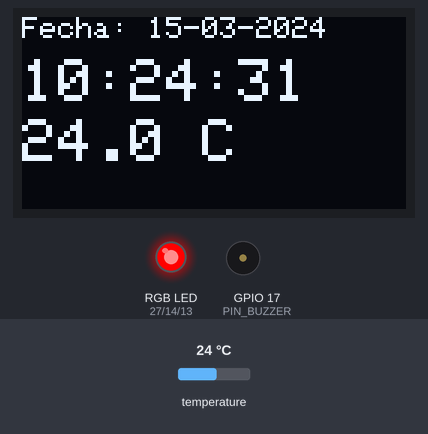
A sketch run on a simulated ESP32. Parts: 128×64 one-colour display, an RGB LED mixed from three pins (HIGH = lit), buzzer (waves = sounding, pin HIGH). Inputs (shaded band) come from the test bench; at power-on: temperature 24 °C. WiFi joins after 1.5 s; servers stay silent unless stated; the local clock reads 2024-03-15 10:24:30 at power-on unless the sketch sets it; storage starts empty; no MQTT or app messages arrive unless stated; what the sketch prints to the serial monitor is not drawn.

Above: at 1.6 s.
1.7 s: temperature set to 34.2 °C
At 6.7 s:
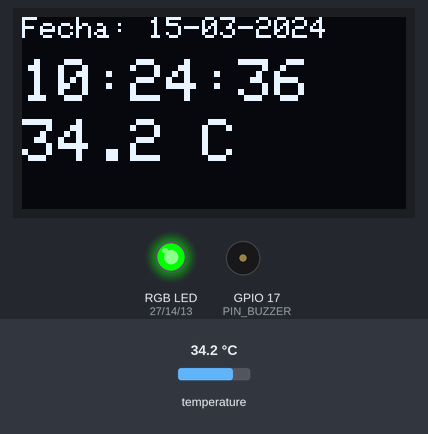
7.9 s: temperature set to 35.4 °C
At 11.8 s:
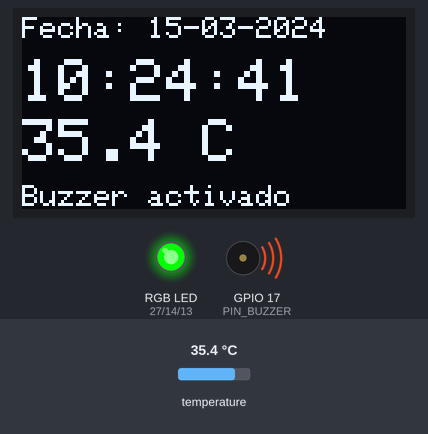
14.5 s: temperature set to 33.4 °C
At 16.8 s:
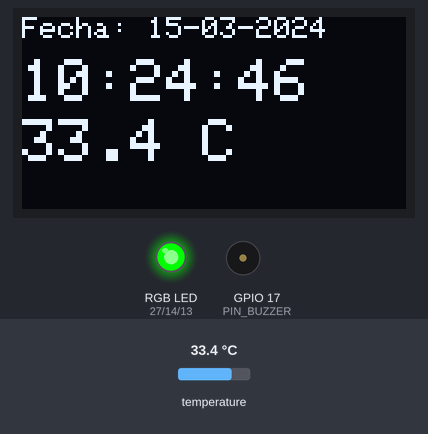
20.7 s: temperature set to 12 °C
At 21.8 s:
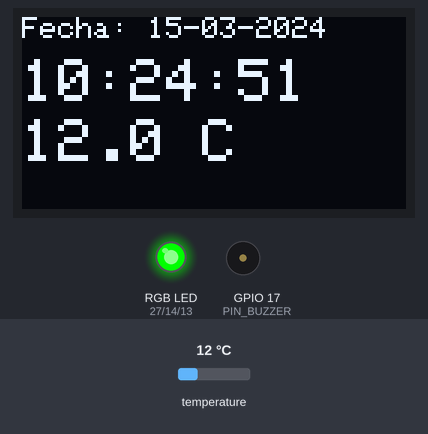
Timing chart, 0 to 23.7 s (numbered marks = the images above; inputs shaded):
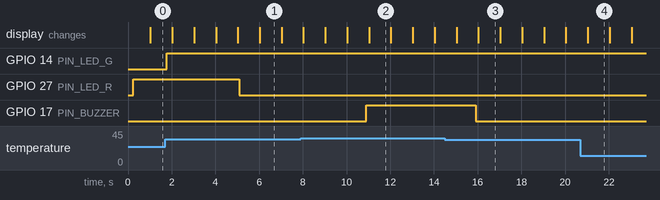

Measured:
- the behaviour switches between 34.9 and 35 °C on temperature (found by bisection; images 1 and 2)
- the behaviour switches between 34.1 and 34 °C on temperature (found by bisection; images 2 and 3)
- after the input at 7.9 s, GPIO 17 (PIN_BUZZER): LOW → HIGH after 3.0 s; the display: first differs from a run without the input after 3.1 s (image 2)
- after the input at 14.5 s, GPIO 17 (PIN_BUZZER): HIGH → LOW after 1.4 s; the display: first differs from a run without the input after 1.5 s (image 3)
- what the display in image 1 shows lasts 1.0 s, from 6.0 s to 7.0 s

The sketch:

proyecto_esp32_mqtt.ino
```cpp
/*
  Proyecto: Datalogger ESP32 + MQTT + microSD (sin delay, todo por millis)

  Librerías necesarias (Administrador de bibliotecas):
    - PubSubClient            (Nick O'Leary)
    - ArduinoJson             (Benoit Blanchon, versión 7.x)
    - RTClib                  (Adafruit)
    - OneWire                 (Paul Stoffregen)
    - DallasTemperature       (Miles Burton)
    - Adafruit SSD1306        (+ Adafruit GFX Library, se instala como dependencia)
  SD, SPI, Wire y WiFi ya vienen con el core de ESP32.

  Placa en Arduino IDE: "ESP32 Dev Module"
*/

#include <Arduino.h>
#include <WiFi.h>
#include <PubSubClient.h>
#include <Wire.h>
#include <SPI.h>
#include <SD.h>
#include <RTClib.h>
#include <OneWire.h>
#include <DallasTemperature.h>
#include <Adafruit_GFX.h>
#include <Adafruit_SSD1306.h>
#include <ArduinoJson.h>
#include <time.h>

// ======================================================================
//                         CONFIGURACIÓN DEL USUARIO
// ======================================================================
// --- Wi-Fi (usar hotspot del celular) ---
const char* WIFI_SSID = "";
const char* WIFI_PASS = "";

// --- MQTT ---
const char*    MQTT_BROKER = "broker.hivemq.com";   // broker público de pruebas
const uint16_t MQTT_PUERTO = 1883;
const char*    MQTT_TOPIC  = ""; // <-- cambia: NúmeroDeCuenta_Nombre

// --- Actuador: se activa por temperatura ---
const float UMBRAL_ACTIVACION_C = 35.0;  // el buzzer suena a partir de este valor
const float HISTERESIS_C        = 1.0;   // se apaga cuando baja de (umbral - histéresis)

// --- Hora ---
const bool  USAR_NTP_PARA_AJUSTAR_RTC = true;   // ajusta el RTC una vez con internet
const long  ZONA_HORARIA_SEG          = -6 * 3600; // Colima: UTC-6

// --- Pines ---
const uint8_t PIN_I2C_SDA   = 21;  // OLED + RTC DS1307
const uint8_t PIN_I2C_SCL   = 22;
const uint8_t PIN_DS18B20   = 4;
const uint8_t PIN_SD_CS     = 32;  // microSD con pines SPI personalizados (según tu PCB)
const uint8_t PIN_SD_SCK    = 33;
const uint8_t PIN_SD_MOSI   = 25;
const uint8_t PIN_SD_MISO   = 26;
const uint8_t PIN_BUZZER    = 17;
const uint8_t PIN_LED_R     = 27;
const uint8_t PIN_LED_G     = 14;
const uint8_t PIN_LED_B     = 13;
const bool    LED_ANODO_COMUN = false;  // true si tu LED RGB es de ánodo común

// --- Pantalla OLED I2C ---
const uint8_t OLED_DIR   = 0x3C;
const uint8_t OLED_ANCHO = 128;
const uint8_t OLED_ALTO  = 64;

// --- Intervalos (ms) ---
const uint32_t INTERVALO_SENSOR_MS   = 5000;
const uint32_t INTERVALO_SD_MS       = 10000;
const uint32_t INTERVALO_MQTT_MS     = 5000;
const uint32_t INTERVALO_PANTALLA_MS = 1000;

const size_t JSON_BUF = 512;

// ======================================================================
//                         DATOS COMPARTIDOS
// ======================================================================
struct EventoActuador {
  bool valido = false;
  char fecha[11] = "";   // DD-MM-YYYY
  char hora[9]   = "";   // HH:MM:SS
};

struct DatosSistema {
  float temperatura = 0.0;
  bool  tempValida  = false;
  bool  actuadorActivo = false;
  EventoActuador ultimaActivacion;
  EventoActuador ultimaDesactivacion;
  bool wifiOk = false;
  bool mqttOk = false;
  bool sdOk   = false;
};

DatosSistema datos;

SPIClass spiSD(VSPI);   // bus SPI con pines personalizados para la microSD

// ======================================================================
//                         CLASE: Temporizador
// ======================================================================
class Temporizador {
 public:
  Temporizador(uint32_t intervaloMs, bool disparoInmediato = false)
      : _intervalo(intervaloMs), _ultimo(0), _primera(disparoInmediato) {}

  bool vencio() {
    uint32_t ahora = millis();
    if (_primera) { _primera = false; _ultimo = ahora; return true; }
    if (ahora - _ultimo >= _intervalo) { _ultimo = ahora; return true; }
    return false;
  }
  void reiniciar() { _ultimo = millis(); _primera = false; }

 private:
  uint32_t _intervalo;
  uint32_t _ultimo;
  bool _primera;
};

// ======================================================================
//                         CLASE: RelojRTC (DS1307)
// ======================================================================
class RelojRTC {
 public:
  RelojRTC() : _tNtp(1000) {}

  bool iniciar() {
    if (!_rtc.begin()) return false;
    if (!_rtc.isrunning()) {
      _rtc.adjust(DateTime(F(__DATE__), F(__TIME__)));  // hora de compilación
    }
    return true;
  }

  DateTime ahora() { return _rtc.now(); }

  static void fecha(const DateTime& d, char* b) {   // b >= 11 bytes
    snprintf(b, 11, "%02d-%02d-%04d", d.day(), d.month(), d.year());
  }
  static void hora(const DateTime& d, char* b) {    // b >= 9 bytes
    snprintf(b, 9, "%02d:%02d:%02d", d.hour(), d.minute(), d.second());
  }
  static void nombreArchivo(const DateTime& d, char* b, size_t tam) {
    snprintf(b, tam, "/%04d_%02d_%02d.json", d.year(), d.month(), d.day());
  }

  // Ajusta el RTC una sola vez con NTP cuando hay internet (no bloqueante)
  void tarea_ntp(bool wifiOk) {
    if (!USAR_NTP_PARA_AJUSTAR_RTC || _sincronizado || !wifiOk) return;
    if (!_ntpIniciado) {
      configTime(ZONA_HORARIA_SEG, 0, "pool.ntp.org", "time.google.com");
      _ntpIniciado = true;
      _tNtp.reiniciar();
      return;
    }
    if (!_tNtp.vencio()) return;
    time_t t = time(nullptr);
    if (t > 1700000000) {  // ya sincronizó
      struct tm info;
      localtime_r(&t, &info);
      _rtc.adjust(DateTime(info.tm_year + 1900, info.tm_mon + 1, info.tm_mday,
                           info.tm_hour, info.tm_min, info.tm_sec));
      _sincronizado = true;
      Serial.println("[RTC] Hora ajustada con NTP");
    }
  }

 private:
  RTC_DS1307 _rtc;
  Temporizador _tNtp;
  bool _ntpIniciado = false;
  bool _sincronizado = false;
};

// ======================================================================
//                         CLASE: PaqueteJSON
// ======================================================================
class PaqueteJSON {
 public:
  static size_t construir(const DateTime& n, char* salida, size_t tam) {
    JsonDocument doc;
    char f[11], h[9];
    RelojRTC::fecha(n, f);
    RelojRTC::hora(n, h);

    doc["fecha"] = f;
    doc["hora"]  = h;

    JsonObject sensor = doc["sensor"].to<JsonObject>();
    sensor["tipo"]   = "DS18B20";
    sensor["unidad"] = "C";
    if (datos.tempValida) sensor["valor"] = roundf(datos.temperatura * 100.0f) / 100.0f;
    else                  sensor["valor"] = nullptr;

    JsonObject act = doc["actuador"].to<JsonObject>();
    act["nombre"] = "Buzzer";
    act["estado"] = datos.actuadorActivo ? "activado" : "desactivado";
    agregarEvento(act, "activacion",    datos.ultimaActivacion);
    agregarEvento(act, "desactivacion", datos.ultimaDesactivacion);

    return serializeJson(doc, salida, tam);
  }

 private:
  static void agregarEvento(JsonObject act, const char* clave, const EventoActuador& e) {
    if (!e.valido) { act[clave] = nullptr; return; }
    JsonObject o = act[clave].to<JsonObject>();
    o["fecha"] = e.fecha;
    o["hora"]  = e.hora;
  }
};

// ======================================================================
//                         CLASE: SensorTemperatura (DS18B20)
// ======================================================================
class SensorTemperatura {
 public:
  explicit SensorTemperatura(uint8_t pin)
      : _bus(pin), _ds(&_bus), _t(INTERVALO_SENSOR_MS, true) {}

  void iniciar() {
    _ds.begin();
    _ds.setResolution(12);
    _ds.setWaitForConversion(false);  // lectura no bloqueante
  }

  // tarea_sensor: cada 5 s pide la conversión y la lee ~800 ms después
  void tarea_sensor() {
    if (!_esperando) {
      if (_t.vencio()) {
        _ds.requestTemperatures();
        _inicio = millis();
        _esperando = true;
      }
    } else if (millis() - _inicio >= 800) {
      float t = _ds.getTempCByIndex(0);
      _esperando = false;
      if (t == DEVICE_DISCONNECTED_C || t < -55.0f || t > 125.0f) {
        datos.tempValida = false;
        Serial.println("[SENSOR] Lectura invalida (revisa conexion/resistencia 4.7k)");
      } else {
        datos.temperatura = t;
        datos.tempValida = true;
      }
    }
  }

 private:
  OneWire _bus;
  DallasTemperature _ds;
  Temporizador _t;
  uint32_t _inicio = 0;
  bool _esperando = false;
};

// ======================================================================
//                         CLASE: Actuador (buzzer activo)
// ======================================================================
class Actuador {
 public:
  Actuador(uint8_t pin, const char* nombre)
      : _pin(pin), _nombre(nombre), _t(200) {}

  void iniciar() {
    pinMode(_pin, OUTPUT);
    digitalWrite(_pin, LOW);
  }

  const char* nombre() const { return _nombre; }

  // tarea_actu: lógica de activación (umbral + histéresis)
  void tarea_actu() {
    if (!_t.vencio()) return;
    if (!datos.tempValida) return;   // sin lectura válida mantiene el estado

    bool deseado = datos.actuadorActivo;
    if (!datos.actuadorActivo && datos.temperatura >= UMBRAL_ACTIVACION_C) {
      deseado = true;
    } else if (datos.actuadorActivo &&
               datos.temperatura <= (UMBRAL_ACTIVACION_C - HISTERESIS_C)) {
      deseado = false;
    }

    if (deseado != datos.actuadorActivo) {
      datos.actuadorActivo = deseado;
      digitalWrite(_pin, deseado ? HIGH : LOW);
      _cambioPendiente = true;
    }
  }

  // tarea_actuador: registra la hora exacta de activación / desactivación
  void tarea_actuador(RelojRTC& reloj) {
    if (!_cambioPendiente) return;
    _cambioPendiente = false;

    DateTime n = reloj.ahora();
    EventoActuador& ev = datos.actuadorActivo ? datos.ultimaActivacion
                                              : datos.ultimaDesactivacion;
    ev.valido = true;
    RelojRTC::fecha(n, ev.fecha);
    RelojRTC::hora(n, ev.hora);

    Serial.printf("[ACTUADOR] %s %s el %s a las %s\n", _nombre,
                  datos.actuadorActivo ? "activado" : "desactivado", ev.fecha, ev.hora);
  }

 private:
  uint8_t _pin;
  const char* _nombre;
  Temporizador _t;
  bool _cambioPendiente = false;
};

// ======================================================================
//                         CLASE: PantallaOLED (SSD1306 I2C)
// ======================================================================
class PantallaOLED {
 public:
  PantallaOLED()
      : _oled(OLED_ANCHO, OLED_ALTO, &Wire, -1), _t(INTERVALO_PANTALLA_MS) {}

  bool iniciar() {
    if (!_oled.begin(SSD1306_SWITCHCAPVCC, OLED_DIR)) return false;
    _oled.clearDisplay();
    _oled.setTextColor(SSD1306_WHITE);
    _oled.setTextSize(1);
    _oled.setCursor(0, 0);
    _oled.println("Iniciando...");
    _oled.display();
    return true;
  }

  // tarea_pantalla: fecha, hora, sensor y mensaje del actuador (solo si está activo)
  void tarea_pantalla(RelojRTC& reloj, const char* nombreActuador) {
    if (!_t.vencio()) return;

    DateTime n = reloj.ahora();
    char f[11], h[9], linea[24];
    RelojRTC::fecha(n, f);
    RelojRTC::hora(n, h);

    _oled.clearDisplay();

    _oled.setTextSize(1);
    _oled.setCursor(0, 0);
    _oled.print("Fecha: ");
    _oled.print(f);

    _oled.setTextSize(2);
    _oled.setCursor(0, 14);
    _oled.print(h);

    _oled.setCursor(0, 34);
    if (datos.tempValida) snprintf(linea, sizeof(linea), "%.1f C", datos.temperatura);
    else                  snprintf(linea, sizeof(linea), "--.- C");
    _oled.print(linea);

    if (datos.actuadorActivo) {
      _oled.setTextSize(1);
      _oled.setCursor(0, 56);
      snprintf(linea, sizeof(linea), "%s activado", nombreActuador);
      _oled.print(linea);
    }

    _oled.display();
  }

 private:
  Adafruit_SSD1306 _oled;
  Temporizador _t;
};

// ======================================================================
//                         CLASE: AlmacenamientoSD
// ======================================================================
class AlmacenamientoSD {
 public:
  AlmacenamientoSD() : _t(INTERVALO_SD_MS, true) {}

  bool iniciar() { return montar(); }

  // tarea_sd: cada 10 s añade una línea JSON a /AAAA_MM_DD.json
  void tarea_sd(RelojRTC& reloj) {
    if (!_t.vencio()) return;

    if (!_ok) {              // reintenta montar la tarjeta
      if (!montar()) { Serial.println("[SD] Tarjeta no disponible"); return; }
    }

    DateTime n = reloj.ahora();
    char json[JSON_BUF];
    PaqueteJSON::construir(n, json, sizeof(json));

    char ruta[24];
    RelojRTC::nombreArchivo(n, ruta, sizeof(ruta));

    File archivo = SD.open(ruta, FILE_APPEND);   // crea si no existe, nunca sobrescribe
    if (!archivo) {
      Serial.printf("[SD] No se pudo abrir %s\n", ruta);
      _ok = false;
      datos.sdOk = false;
      return;
    }
    archivo.println(json);   // un JSON por línea
    archivo.close();
    Serial.printf("[SD] Registro guardado en %s\n", ruta);
  }

 private:
  Temporizador _t;
  bool _ok = false;

  // Reinicia el bus SPI y monta la tarjeta (a 1 MHz para tolerar cables/pistas largas)
  bool montar() {
    SD.end();
    spiSD.end();
    spiSD.begin(PIN_SD_SCK, PIN_SD_MISO, PIN_SD_MOSI, PIN_SD_CS);
    _ok = SD.begin(PIN_SD_CS, spiSD, 1000000);
    datos.sdOk = _ok;
    if (_ok) {
      uint8_t tipo = SD.cardType();
      Serial.printf("[SD] Montada. Tipo: %s, tamano: %llu MB\n",
                    tipo == CARD_MMC ? "MMC" : tipo == CARD_SD ? "SDSC" :
                    tipo == CARD_SDHC ? "SDHC" : "desconocido",
                    SD.cardSize() / (1024ULL * 1024ULL));
    }
    return _ok;
  }
};

// ======================================================================
//                         CLASE: ClienteMQTT (Wi-Fi + MQTT)
// ======================================================================
class ClienteMQTT {
 public:
  ClienteMQTT()
      : _mqtt(_wifiCliente),
        _tPublica(INTERVALO_MQTT_MS),
        _tReintentoMqtt(5000),
        _tReintentoWifi(20000) {}

  void iniciar() {
    WiFi.mode(WIFI_STA);
    WiFi.setAutoReconnect(true);
    WiFi.begin(WIFI_SSID, WIFI_PASS);
    _tReintentoWifi.reiniciar();

    _mqtt.setServer(MQTT_BROKER, MQTT_PUERTO);
    _mqtt.setBufferSize(512);
    _mqtt.setSocketTimeout(2);

    char id[32];
    snprintf(id, sizeof(id), "esp32-%08X", (uint32_t)ESP.getEfuseMac());
    _idCliente = id;
  }

  // tarea_mqtt: mantiene Wi-Fi/MQTT y publica el JSON cada 5 s
  void tarea_mqtt(RelojRTC& reloj) {
    datos.wifiOk = (WiFi.status() == WL_CONNECTED);

    if (!datos.wifiOk) {
      datos.mqttOk = false;
      if (_tReintentoWifi.vencio()) {
        Serial.println("[WIFI] Reintentando conexion...");
        WiFi.disconnect();
        WiFi.begin(WIFI_SSID, WIFI_PASS);
      }
      return;
    }

    if (!_wifiAnunciado) {
      Serial.print("[WIFI] Conectado. IP: ");
      Serial.println(WiFi.localIP());
      _wifiAnunciado = true;
    }

    if (!_mqtt.connected()) {
      datos.mqttOk = false;
      if (_tReintentoMqtt.vencio()) {
        if (_mqtt.connect(_idCliente.c_str())) {
          Serial.println("[MQTT] Conectado al broker");
        } else {
          Serial.printf("[MQTT] Fallo de conexion, rc=%d\n", _mqtt.state());
        }
      }
    }

    if (_mqtt.connected()) {
      datos.mqttOk = true;
      _mqtt.loop();

      if (_tPublica.vencio()) {
        DateTime n = reloj.ahora();
        char json[JSON_BUF];
        PaqueteJSON::construir(n, json, sizeof(json));

        if (_mqtt.publish(MQTT_TOPIC, json)) {
          Serial.print("[MQTT] ");
          Serial.println(json);              // cada paquete enviado por la consola serial
        } else {
          Serial.println("[MQTT] Error al publicar");
        }
      }
    } else {
      datos.mqttOk = false;
    }
  }

 private:
  WiFiClient _wifiCliente;
  PubSubClient _mqtt;
  Temporizador _tPublica;
  Temporizador _tReintentoMqtt;
  Temporizador _tReintentoWifi;
  String _idCliente;
  bool _wifiAnunciado = false;
};

// ======================================================================
//                         CLASE: LedEstado (RGB)
// ======================================================================
class LedEstado {
 public:
  LedEstado() : _t(250) {}

  void iniciar() {
    pinMode(PIN_LED_R, OUTPUT);
    pinMode(PIN_LED_G, OUTPUT);
    pinMode(PIN_LED_B, OUTPUT);
    color(false, false, false);
  }

  // tarea_LED:
  //   ROJO     -> sin Wi-Fi
  //   AMARILLO -> Wi-Fi conectado, sin MQTT
  //   VERDE    -> Wi-Fi y MQTT conectados
  void tarea_LED() {
    if (!_t.vencio()) return;
    if (!datos.wifiOk)      color(true,  false, false);
    else if (!datos.mqttOk) color(true,  true,  false);
    else                    color(false, true,  false);
  }

 private:
  Temporizador _t;

  static void salida(uint8_t pin, bool encendido) {
    digitalWrite(pin, (encendido != LED_ANODO_COMUN) ? HIGH : LOW);
  }
  void color(bool r, bool g, bool b) {
    salida(PIN_LED_R, r);
    salida(PIN_LED_G, g);
    salida(PIN_LED_B, b);
  }
};

// ======================================================================
//                         OBJETOS GLOBALES
// ======================================================================
RelojRTC          reloj;
SensorTemperatura sensor(PIN_DS18B20);
Actuador          buzzer(PIN_BUZZER, "Buzzer");
PantallaOLED      pantalla;
AlmacenamientoSD  tarjetaSD;
ClienteMQTT       clienteMqtt;
LedEstado         ledEstado;

// ======================================================================
//                         SETUP / LOOP
// ======================================================================
void setup() {
  Serial.begin(115200);
  Serial.println();
  Serial.println("=== Datalogger ESP32 + MQTT ===");

  Wire.begin(PIN_I2C_SDA, PIN_I2C_SCL);

  ledEstado.iniciar();
  buzzer.iniciar();

  if (!pantalla.iniciar()) Serial.println("[OLED] No encontrada (revisa SDA/SCL y direccion 0x3C)");
  if (!reloj.iniciar())    Serial.println("[RTC] DS1307 no encontrado (revisa SDA/SCL y alimentacion)");
  sensor.iniciar();
  if (!tarjetaSD.iniciar()) Serial.println("[SD] No se pudo montar la tarjeta (se reintentara)");

  clienteMqtt.iniciar();
}

void loop() {
  sensor.tarea_sensor();
  buzzer.tarea_actu();
  buzzer.tarea_actuador(reloj);
  pantalla.tarea_pantalla(reloj, buzzer.nombre());
  tarjetaSD.tarea_sd(reloj);
  clienteMqtt.tarea_mqtt(reloj);
  ledEstado.tarea_LED();
  reloj.tarea_ntp(datos.wifiOk);
}
```
